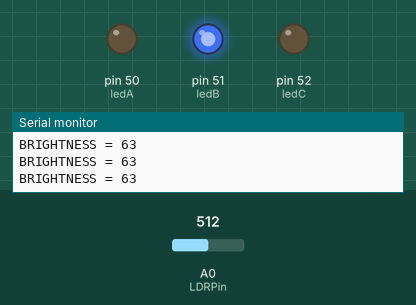
Bench run of a sketch on a simulated Arduino Mega 2560, built with avr-gcc and run on an emulated ATmega2560. Shown: output pins drawn as LEDs (lit = HIGH), the last lines printed to the serial monitor. The test bench sets the inputs (shaded band); at power-on: A0 (LDRPin) = 512.

Above: at 1.3 s.
1.4 s: A0 (LDRPin) set to 551
2.9 s: A0 (LDRPin) set to 576
At 3.5 s:
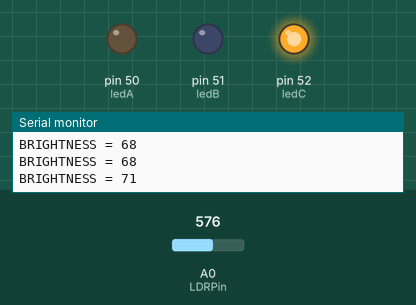
4.5 s: A0 (LDRPin) set to 122
At 5.7 s:
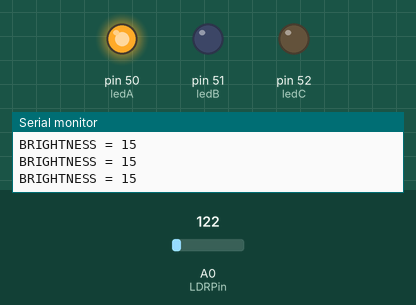
6.0 s: A0 (LDRPin) set to 232
7.5 s: A0 (LDRPin) set to 249
At 8.2 s:
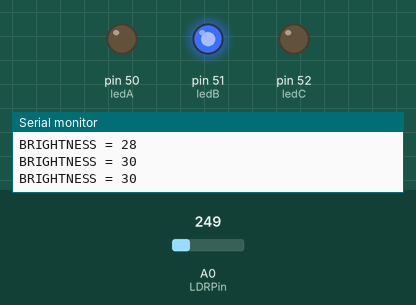
9.0 s: A0 (LDRPin) set to 60
At 9.4 s:
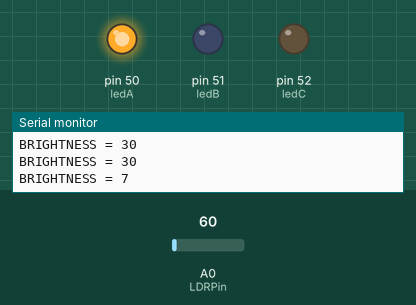
Timing chart, 0 to 11.5 s (numbered marks = the images above; inputs shaded):
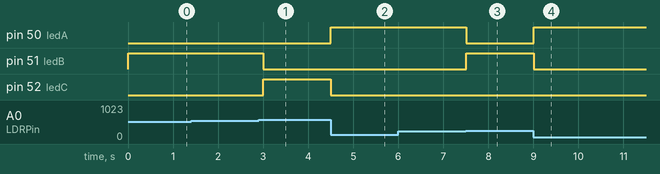

The sketch:

Practice5.3_Photoresistor_Traffic_Light.ino
```cpp
/*
  Photoresistor or LDR Sensor

Description:
  Turn on a specific led according to light changes.
  The resistance of a photoresistor decreases
  with increasing incident light

Author:
  created September 19, 2017
  by David Osorio

Organization:
  Colima Institute of Technology

Career:
  Computer Engineering

Subject:
  Embedded Systems

Video evidence:
  https://www.youtube.com/watch?v=7L4GdvHq8eA
*/


// This way of calibration is deprecated
//const long A = 1000;     //Resistencia en oscuridad en KΩ
//const int B = 15;        //Resistencia a la luz (10 Lux) en KΩ
//const int Rc = 10;       //Resistencia calibración en KΩ
const int LDRPin = A0;   //LDR pin

byte ledA = 50;
byte ledB = 51;
byte ledC = 52;
int light;


void setup()
{
   Serial.begin(9600); // Set rate for serial data transmission in bits per second (baud)
   pinMode(ledA, OUTPUT);
   pinMode(ledB, OUTPUT);
   pinMode(ledC, OUTPUT);
}

void loop()
{
   //light = ((long)(1024-V)*A*10)/((long)B*Rc*V);  //usar si LDR entre GND y A0
   //light = ((long)V*A*10)/((long)B*Rc*(1024-V));  //usar si LDR entre A0 y Vcc (como en el esquema anterior)

  /*
   *  Read an analog voltage value from the LDR (LDRPin), ranging from 0 to 1023.
   *  The map() function matches this range to one from 100 to 1000.
   *  The latter boundaries will be used to choose which led turn on
   */
  light = map(analogRead(LDRPin), 0, 1023, 0, 127);

  Serial.print("BRIGHTNESS = ");
  Serial.println(light);

  if (light < 30) {
    digitalWrite(ledA, HIGH);
    digitalWrite(ledB, LOW);
    digitalWrite(ledC, LOW);
  }
  else if (light < 70) {
    digitalWrite(ledA, LOW);
    digitalWrite(ledB, HIGH);
    digitalWrite(ledC, LOW);
  }
  else {
    digitalWrite(ledA, LOW);
    digitalWrite(ledB, LOW);
    digitalWrite(ledC, HIGH);
  }

  delay(500);
}
```

Measured:
- the behaviour switches between 563 and 564 on A0 (LDRPin) (found by bisection; images 0 and 1)
- the behaviour switches between 241 and 242 on A0 (LDRPin) (found by bisection; images 2 and 3)
- after the input at 2.9 s, pin 51 (ledB): HIGH → LOW after 0.10 s; pin 52 (ledC): LOW → HIGH after 0.10 s
- after the input at 4.5 s, pin 50 (ledA): LOW → HIGH at once; pin 52 (ledC): HIGH → LOW at once
- after the input at 7.5 s, pin 50 (ledA): HIGH → LOW at once; pin 51 (ledB): LOW → HIGH at once
- after the input at 9.0 s, pin 50 (ledA): LOW → HIGH at once; pin 51 (ledB): HIGH → LOW at once
